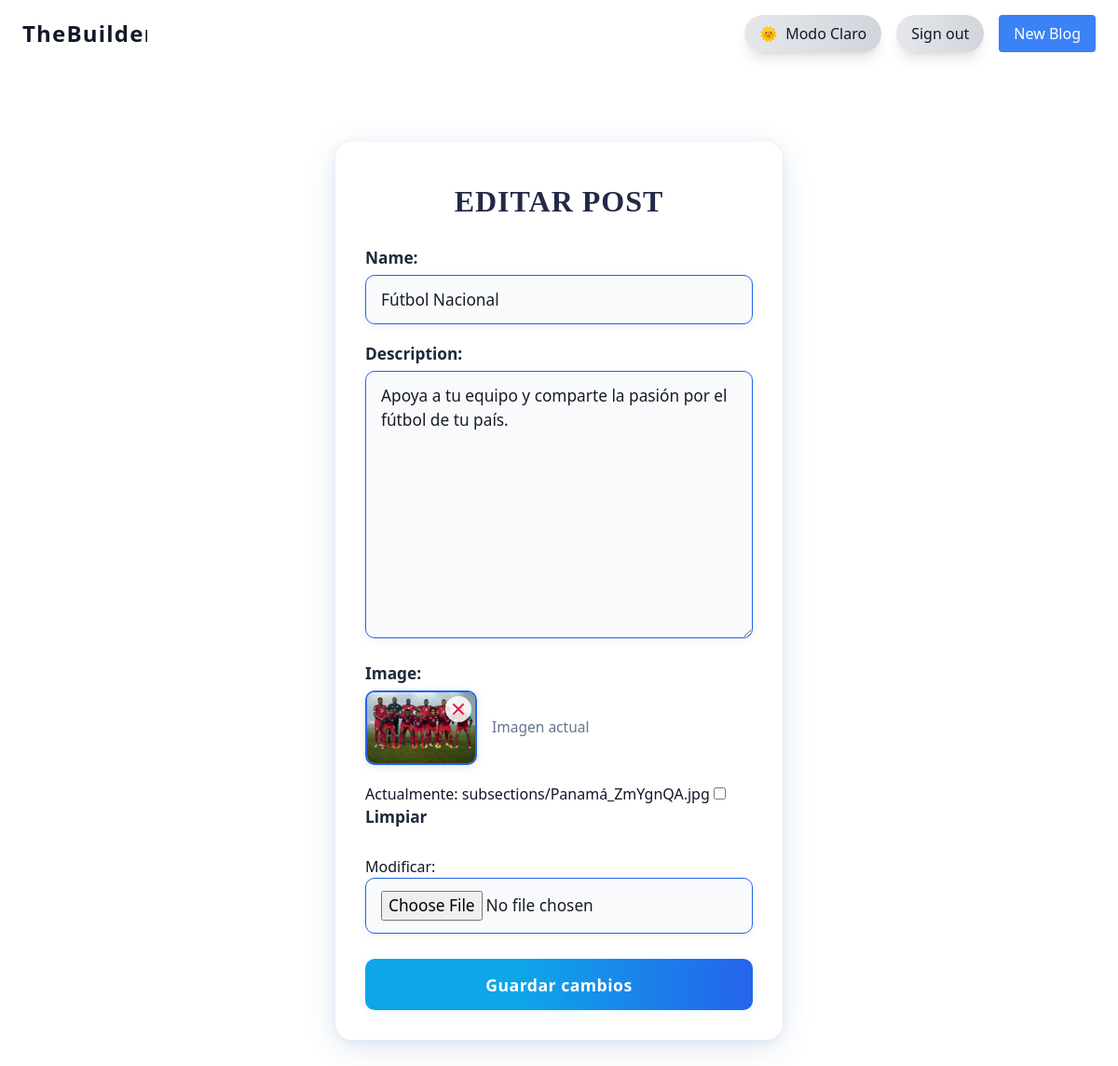
The page /blogs/subsection/2/edit/ (signed in) on the database its author committed.
### blogapp/models.py (models this page shows, shortened)
class Subsection(models.Model):
    blog = models.ForeignKey(Blog, related_name='subsections', on_delete=models.CASCADE)
    name = models.CharField(max_length=100)
    description = models.TextField(blank=True)
    image = models.ImageField(upload_to='subsections/', blank=True, null=True)
    owner = models.ForeignKey(User, on_delete=models.CASCADE, related_name='subsections', null=True)  # <--- Añade esta línea
    rating = models.FloatField(default=0)
    rating_count = models.PositiveIntegerField(default=0)
    rating_sum = models.PositiveIntegerField(default=0)

### blogapp/views.py (the view, shortened to what this page needs)
# urls.py: path('subsection/<int:pk>/edit/', views.SubsectionUpdateView.as_view(), name='edit_subsection'),
class SubsectionUpdateView(LoginRequiredMixin, UserPassesTestMixin, UpdateView):
    model = Subsection
    fields = ['name', 'description', 'image']
    template_name = 'blogapp/subsection_form.html'
    def test_func(self):
        return self.request.user == self.get_object().owner

### blogapp/templates/blogapp/subsection_form.html (shortened to what this page needs)
{% extends 'blogapp/base.html' %}
{% block content %}
<div class="subsection-form-container">
  <h2>EDITAR POST</h2>
  <form method="post" enctype="multipart/form-data" id="subsection-edit-form">
    <label for="{{ form.name.id_for_label }}">Name:</label>
    {{ form.name }}
    <label for="{{ form.description.id_for_label }}">Description:</label>
    {{ form.description }}
    <label for="{{ form.image.id_for_label }}">Image:</label>
    <div id="image-preview-area">
      {% if form.image.value %}
        <div id="image-preview-row" style="display: flex; align-items: center; gap: 1rem; margin-bottom: 1.2rem;">
          <div style="position: relative;">
            <img id="current-image" src="{{ form.instance.image.url }}" alt="Imagen actual" style="width: 120px; height: 80px; object-fit: cover; border-radius: 10px; border: 2px solid #2563eb; box-shadow: 0 2px 8px rgba(30,58,138,0.13);">
            <button type="button" id="clear-image-btn" title="Borrar imagen" style="position: absolute; top: 6px; right: 6px; background: rgba(255,255,255,0.85); border: none; border-radius: 50%; padding: 4px; cursor: pointer; box-shadow: 0 1px 4px #0002;">
              <svg width="20" height="20" fill="#e11d48" viewBox="0 0 20 20">
                <path d="M10 8.586l4.95-4.95 1.414 1.414L11.414 10l4.95 4.95-1.414 1.414L10 11.414l-4.95 4.95-1.414-1.414L8.586 10l-4.95-4.95L5.05 3.636 10 8.586z"/>
              </svg>
            </button>
          </div>
          <span id="current-image-label" style="font-size: 0.97rem; color: #64748b;">Imagen actual</span>
        </div>
      {% endif %}
    </div>
    {{ form.image.as_widget }}
    <button type="submit">Guardar cambios</button>
  </form>
</div>
{% endblock %}

### blogapp/templates/blogapp/base.html (style rules this page uses)
html, body { height: 100%; scroll-behavior: smooth; transition: background-color 0.5s ease-in-out; }

### blogapp/templates/blogapp/subsection_form.html (style rules this page uses)
.subsection-form-container { max-width: 480px; margin: 3rem auto 0 auto; background: #fff; border-radius: 18px; box-shadow: 0 8px 32px rgba(30,58,138,0.13), 0 1.5px 8px rgba(14,165,233,0.10); padding: 2.5rem 2rem 2rem 2rem; display: flex; flex-direction: column; align-items: center; }
.subsection-form-container h2 { font-family: 'Playfair Display', serif; font-size: 2rem; font-weight: 900; margin-bottom: 1.5rem; color: #232946; letter-spacing: 1px; text-align: center; }
.subsection-form-container form { width: 100%; }
.subsection-form-container label { font-size: 1.08rem; margin-bottom: 0.3rem; color: #1e293b; font-weight: 600; display: block; }
.subsection-form-container input[type="text"], .subsection-form-container textarea, .subsection-form-container input[type="file"] { width: 100%; border-radius: 10px; border: 1.5px solid #2563eb; padding: 0.8rem 1rem; font-size: 1.08rem; margin-bottom: 1.2rem; background: #f8fafc; color: #181c22; transition: border 0.2s, box-shadow 0.2s; box-shadow: 0 2px 8px rgba(30,58,138,0.07); }
.subsection-form-container textarea { min-height: 90px; resize: vertical; }
.subsection-form-container button[type="submit"] { background: linear-gradient(90deg, #0ea5e9 40%, #2563eb 100%); color: #fff; border: none; border-radius: 10px; padding: 0.9rem 2.2rem; font-size: 1.1rem; font-weight: 700; cursor: pointer; transition: background 0.2s, box-shadow 0.2s; margin-top: 0.5rem; box-shadow: 0 2px 8px rgba(14,165,233,0.10); letter-spacing: 0.5px; width: 100%; }

### rows shown on the page
Subsection: name "Fútbol Nacional", description "Apoya a tu equipo y comparte la pasión por el fútbol de tu país.", instance.image (picture)
